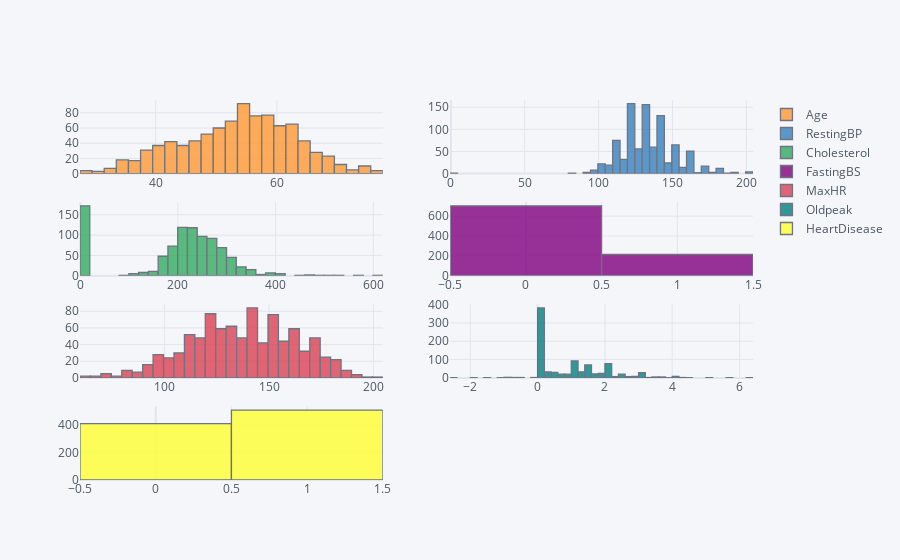

The notebook cell this image was saved under:
### Markdown cell above
numerical features

### Code cell
df[df_num_cols].iplot(kind='histogram',subplots=True)

### Figure 1 — Plotly figure (JSON) as saved in the notebook; plotly's stock layout.template omitted (floating-point values rounded to 4 significant figures; data arrays with more than 128 entries replaced by an {"elided": "..."} marker saying what was removed)
{"data": [{"histfunc": "count", "histnorm": "", "marker": {"color": "rgba(255, 153, 51, 1.0)", "line": {"color": "#4D5663", "width": 1.3}}, "name": "Age", "opacity": 0.8, "orientation": "v", "x": {"elided": "918 int values"}, "xaxis": "x", "yaxis": "y", "type": "histogram"}, {"histfunc": "count", "histnorm": "", "marker": {"color": "rgba(55, 128, 191, 1.0)", "line": {"color": "#4D5663", "width": 1.3}}, "name": "RestingBP", "opacity": 0.8, "orientation": "v", "x": {"elided": "918 int values"}, "xaxis": "x2", "yaxis": "y2", "type": "histogram"}, {"histfunc": "count", "histnorm": "", "marker": {"color": "rgba(50, 171, 96, 1.0)", "line": {"color": "#4D5663", "width": 1.3}}, "name": "Cholesterol", "opacity": 0.8, "orientation": "v", "x": {"elided": "918 int values"}, "xaxis": "x3", "yaxis": "y3", "type": "histogram"}, {"histfunc": "count", "histnorm": "", "marker": {"color": "rgba(128, 0, 128, 1.0)", "line": {"color": "#4D5663", "width": 1.3}}, "name": "FastingBS", "opacity": 0.8, "orientation": "v", "x": {"elided": "918 int values"}, "xaxis": "x4", "yaxis": "y4", "type": "histogram"}, {"histfunc": "count", "histnorm": "", "marker": {"color": "rgba(219, 64, 82, 1.0)", "line": {"color": "#4D5663", "width": 1.3}}, "name": "MaxHR", "opacity": 0.8, "orientation": "v", "x": {"elided": "918 int values"}, "xaxis": "x5", "yaxis": "y5", "type": "histogram"}, {"histfunc": "count", "histnorm": "", "marker": {"color": "rgba(0, 128, 128, 1.0)", "line": {"color": "#4D5663", "width": 1.3}}, "name": "Oldpeak", "opacity": 0.8, "orientation": "v", "x": {"elided": "918 float values"}, "xaxis": "x6", "yaxis": "y6", "type": "histogram"}, {"histfunc": "count", "histnorm": "", "marker": {"color": "rgba(255, 255, 51, 1.0)", "line": {"color": "#4D5663", "width": 1.3}}, "name": "HeartDisease", "opacity": 0.8, "orientation": "v", "x": {"elided": "918 int values"}, "xaxis": "x7", "yaxis": "y7", "type": "histogram"}], "layout": {"barmode": "overlay", "legend": {"bgcolor": "#F5F6F9", "font": {"color": "#4D5663"}}, "paper_bgcolor": "#F5F6F9", "plot_bgcolor": "#F5F6F9", "title": {"font": {"color": "#4D5663"}}, "xaxis": {"anchor": "y", "domain": [0.0, 0.45], "gridcolor": "#E1E5ED", "showgrid": true, "tickfont": {"color": "#4D5663"}, "title": {"font": {"color": "#4D5663"}, "text": ""}, "zerolinecolor": "#E1E5ED"}, "yaxis": {"anchor": "x", "domain": [0.8063, 1.0], "gridcolor": "#E1E5ED", "showgrid": true, "tickfont": {"color": "#4D5663"}, "title": {"font": {"color": "#4D5663"}, "text": ""}, "zerolinecolor": "#E1E5ED"}, "xaxis2": {"anchor": "y2", "domain": [0.55, 1.0], "gridcolor": "#E1E5ED", "showgrid": true, "tickfont": {"color": "#4D5663"}, "title": {"font": {"color": "#4D5663"}, "text": ""}, "zerolinecolor": "#E1E5ED"}, "yaxis2": {"anchor": "x2", "domain": [0.8063, 1.0], "gridcolor": "#E1E5ED", "showgrid": true, "tickfont": {"color": "#4D5663"}, "title": {"font": {"color": "#4D5663"}, "text": ""}, "zerolinecolor": "#E1E5ED"}, "xaxis3": {"anchor": "y3", "domain": [0.0, 0.45], "gridcolor": "#E1E5ED", "showgrid": true, "tickfont": {"color": "#4D5663"}, "title": {"font": {"color": "#4D5663"}, "text": ""}, "zerolinecolor": "#E1E5ED"}, "yaxis3": {"anchor": "x3", "domain": [0.5375, 0.7312], "gridcolor": "#E1E5ED", "showgrid": true, "tickfont": {"color": "#4D5663"}, "title": {"font": {"color": "#4D5663"}, "text": ""}, "zerolinecolor": "#E1E5ED"}, "xaxis4": {"anchor": "y4", "domain": [0.55, 1.0], "gridcolor": "#E1E5ED", "showgrid": true, "tickfont": {"color": "#4D5663"}, "title": {"font": {"color": "#4D5663"}, "text": ""}, "zerolinecolor": "#E1E5ED"}, "yaxis4": {"anchor": "x4", "domain": [0.5375, 0.7312], "gridcolor": "#E1E5ED", "showgrid": true, "tickfont": {"color": "#4D5663"}, "title": {"font": {"color": "#4D5663"}, "text": ""}, "zerolinecolor": "#E1E5ED"}, "xaxis5": {"anchor": "y5", "domain": [0.0, 0.45], "gridcolor": "#E1E5ED", "showgrid": true, "tickfont": {"color": "#4D5663"}, "title": {"font": {"color": "#4D5663"}, "text": ""}, "zerolinecolor": "#E1E5ED"}, "yaxis5": {"anchor": "x5", "domain": [0.2687, 0.4625], "gridcolor": "#E1E5ED", "showgrid": true, "tickfont": {"color": "#4D5663"}, "title": {"font": {"color": "#4D5663"}, "text": ""}, "zerolinecolor": "#E1E5ED"}, "xaxis6": {"anchor": "y6", "domain": [0.55, 1.0], "gridcolor": "#E1E5ED", "showgrid": true, "tickfont": {"color": "#4D5663"}, "title": {"font": {"color": "#4D5663"}, "text": ""}, "zerolinecolor": "#E1E5ED"}, "yaxis6": {"anchor": "x6", "domain": [0.2687, 0.4625], "gridcolor": "#E1E5ED", "showgrid": true, "tickfont": {"color": "#4D5663"}, "title": {"font": {"color": "#4D5663"}, "text": ""}, "zerolinecolor": "#E1E5ED"}, "xaxis7": {"anchor": "y7", "domain": [0.0, 0.45], "gridcolor": "#E1E5ED", "showgrid": true, "tickfont": {"color": "#4D5663"}, "title": {"font": {"color": "#4D5663"}, "text": ""}, "zerolinecolor": "#E1E5ED"}, "yaxis7": {"anchor": "x7", "domain": [0.0, 0.1938], "gridcolor": "#E1E5ED", "showgrid": true, "tickfont": {"color": "#4D5663"}, "title": {"font": {"color": "#4D5663"}, "text": ""}, "zerolinecolor": "#E1E5ED"}}}
